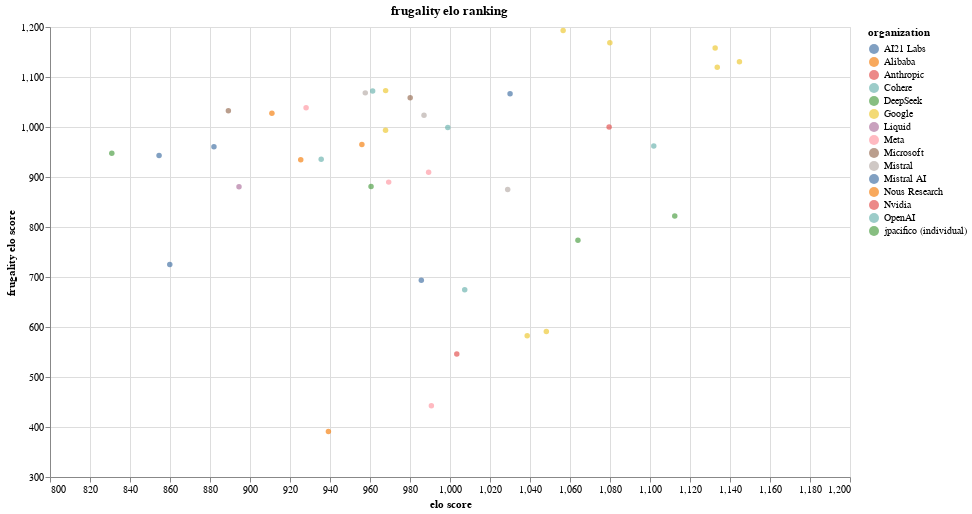

Notebook cell for this chart:
### Code cell
graph

### Figure 1 — Vega-Lite specification as saved in the notebook (floating-point values rounded to 4 significant figures)
{"config": {"view": {"continuousWidth": 300, "continuousHeight": 300}, "legend": {"labelLimit": 300}}, "data": {"name": "data-7f059a8b15ed40e22dcdb883052e08ad"}, "mark": {"type": "point", "filled": true}, "encoding": {"color": {"field": "organization", "type": "nominal"}, "tooltip": [{"field": "model_name", "type": "nominal"}, {"field": "organization", "type": "nominal"}, {"field": "license", "type": "nominal"}, {"field": "median", "type": "quantitative"}], "x": {"field": "median", "scale": {"domainMin": 800.0, "domainMax": 1200.0}, "title": "elo score", "type": "quantitative"}, "y": {"field": "y", "scale": {"domainMin": 300.0, "domainMax": 1200.0}, "title": "frugality elo score", "type": "quantitative"}}, "height": 450, "params": [{"name": "param_1", "bind": {"input": "range", "max": 1, "min": 0, "name": "frugality coefficient:  "}, "value": 1}], "title": "frugality elo ranking", "transform": [{"calculate": "(datum.median - (param_1 * (datum.cost * 366)))", "as": "y"}], "width": 800, "$schema": "https://vega.github.io/schema/vega-lite/v5.20.1.json", "datasets": {"data-7f059a8b15ed40e22dcdb883052e08ad": [{"model_name": "aya-expanse-8b", "median": 961.3, "cost": -0.3023, "name": "Aya-Expanse-8B", "organization": "Cohere", "license": "CC-BY-NC-4.0"}, {"model_name": "c4ai-command-r-08-2024", "median": 935.6, "cost": 8.882e-16, "name": "Command R (08-2024)", "organization": "Cohere", "license": "CC-BY-NC-4.0"}, {"model_name": "chocolatine-2-14b-instruct-v2.0.3-q8", "median": 830.9, "cost": -0.3187, "name": "Chocolatine-2-14b Instruct", "organization": "jpacifico (individual)", "license": "Apache 2.0"}, {"model_name": "claude-3-5-sonnet-v2", "median": 1003.0, "cost": 1.25, "name": "Claude 3.5 Sonnet V2", "organization": "Anthropic", "license": "Proprietary"}, {"model_name": "command-a", "median": 1102.0, "cost": 0.3823, "name": "Command A", "organization": "Cohere", "license": "CC-BY-NC-4.0"}, {"model_name": "deepseek-r1", "median": 1064.0, "cost": 0.794, "name": "DeepSeek-R1", "organization": "DeepSeek", "license": "MIT"}, {"model_name": "deepseek-r1-distill-llama-70b", "median": 960.5, "cost": 0.2175, "name": "DeepSeek-R1 distiil", "organization": "DeepSeek", "license": "MIT"}, {"model_name": "deepseek-v3-chat", "median": 1112.0, "cost": 0.794, "name": "DeepSeek-V3 Chat", "organization": "DeepSeek", "license": "DeepSeek"}, {"model_name": "gemini-1.5-pro-001", "median": 1039.0, "cost": 1.247, "name": "Gemini 1.5 pro 001", "organization": "Google", "license": "Proprietary"}, {"model_name": "gemini-1.5-pro-002", "median": 1048.0, "cost": 1.249, "name": "Gemini 1.5 pro 002", "organization": "Google", "license": "Proprietary"}, {"model_name": "gemini-2.0-flash-001", "median": 1134.0, "cost": 0.03856, "name": "Gemini 2.0 Flash", "organization": "Google", "license": "Proprietary"}, {"model_name": "gemini-2.0-flash-exp", "median": 1145.0, "cost": 0.03856, "name": "Gemini 2.0 Flash", "organization": "Google", "license": "Proprietary"}, {"model_name": "gemma-2-27b-it-q8", "median": 967.8, "cost": -0.06985, "name": "Gemma 2 27B q8", "organization": "Google", "license": "Gemma license"}, {"model_name": "gemma-2-9b-it", "median": 967.8, "cost": -0.2867, "name": "Gemma 2 9B", "organization": "Google", "license": "Gemma license"}, {"model_name": "gemma-3-12b", "median": 1080.0, "cost": -0.2419, "name": "Gemma 3 12B", "organization": "Google", "license": "Gemma license"}, {"model_name": "gemma-3-27b", "median": 1133.0, "cost": -0.06985, "name": "Gemma-3 27B", "organization": "Google", "license": "Gemma"}, {"model_name": "gemma-3-4b", "median": 1057.0, "cost": -0.3723, "name": "Gemma 3 4B", "organization": "Google", "license": "Gemma license"}, {"model_name": "gpt-4o-mini-2024-07-18", "median": 998.9, "cost": -3.566e-05, "name": "GPT-4o mini", "organization": "OpenAI", "license": "Proprietary"}, {"model_name": "hermes-3-llama-3.1-405b", "median": 939.2, "cost": 1.498, "name": "Hermes 3", "organization": "Nous Research", "license": "llama3"}, {"model_name": "jamba-1.5-large", "median": 985.7, "cost": 0.7984, "name": "Jamba Large", "organization": "AI21 Labs", "license": "Jamba Open Model License"}, {"model_name": "lfm-40b", "median": 894.5, "cost": 0.03856, "name": "Liquid Foundation Model", "organization": "Liquid", "license": "Unknown"}, {"model_name": "llama-3.1-405b", "median": 990.7, "cost": 1.498, "name": "Llama 3.1 405B", "organization": "Meta", "license": "Llama 3.1 Community"}, {"model_name": "llama-3.1-70b", "median": 969.3, "cost": 0.2175, "name": "Llama-3.1-70B", "organization": "Meta", "license": "Llama 3.1 Community"}, {"model_name": "llama-3.1-8b", "median": 928.0, "cost": -0.3023, "name": "Llama 3.1 8B", "organization": "Meta", "license": "Llama 3.1 Community"}, {"model_name": "llama-3.1-nemotron-70b-instruct", "median": 1080.0, "cost": 0.2175, "name": "Nemotron 70B Instruct", "organization": "Nvidia", "license": "Llama 3.1 Community"}, {"model_name": "llama-3.3-70b", "median": 989.3, "cost": 0.2175, "name": "Llama 3.3 70B", "organization": "Meta", "license": "Llama 3.3 Community"}, {"model_name": "ministral-8b-instruct-2410", "median": 957.6, "cost": -0.3023, "name": "Ministral 8B-Instruct", "organization": "Mistral", "license": "MRL"}, {"model_name": "mistral-large-2411", "median": 1029.0, "cost": 0.4207, "name": "Mistral-Large-2411", "organization": "Mistral", "license": "Mistral Research"}, {"model_name": "mistral-nemo-2407", "median": 854.5, "cost": -0.2419, "name": "Mistral Nemo Instruct", "organization": "Mistral AI", "license": "Apache 2.0"}, {"model_name": "mistral-small-24b-instruct-2501", "median": 987.0, "cost": -0.09924, "name": "Mistral-Small-24B-Instruct-2501", "organization": "Mistral", "license": "Apache 2.0"}, {"model_name": "mistral-small-3.1-24b", "median": 1030.0, "cost": -0.09924, "name": "Mistral Small-3.1 24B", "organization": "Mistral AI", "license": "Apache 2.0"}, {"model_name": "mixtral-8x22b-instruct-v0.1", "median": 859.9, "cost": 0.3681, "name": "Mixtral 8x22B Instruct", "organization": "Mistral AI", "license": "Apache 2.0"}, {"model_name": "mixtral-8x7b-instruct-v0.1", "median": 882.0, "cost": -0.2147, "name": "Mixtral 8x7B Instruct", "organization": "Mistral AI", "license": "Apache 2.0"}, {"model_name": "o3-mini", "median": 1007.0, "cost": 0.91, "name": "o3-mini", "organization": "OpenAI", "license": "Proprietary"}, {"model_name": "phi-3.5-mini-instruct", "median": 889.2, "cost": -0.3917, "name": "Phi-3.5 Mini Instruct", "organization": "Microsoft", "license": "MIT"}, {"model_name": "phi-4", "median": 980.1, "cost": -0.2147, "name": "Phi 4", "organization": "Microsoft", "license": "MIT"}, {"model_name": "qwen2.5-7b-instruct", "median": 911.0, "cost": -0.3187, "name": "Qwen2.5-7B", "organization": "Alibaba", "license": "Apache 2.0"}, {"model_name": "qwen2.5-coder-32b-instruct", "median": 925.4, "cost": -0.0249, "name": "Qwen2.5-Coder-32B-Instruct", "organization": "Alibaba", "license": "Apache 2.0"}, {"model_name": "qwq-32b", "median": 955.9, "cost": -0.0249, "name": "QwQ 32B", "organization": "Alibaba", "license": "Apache 2.0"}]}}
